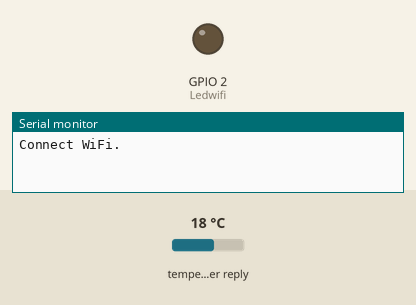
This program was run on a simulated ESP32. On the bench: output pins drawn as LEDs (lit = HIGH), the last lines printed to the serial monitor. Inputs (shaded band) come from the test bench; at power-on: temperature in the weather reply 18 °C. WiFi joins after 1.5 s; servers stay silent unless stated; the local clock reads 2024-03-15 10:24:30 at power-on unless the program sets it; web services answer with replies made up by the test bench.

Above: at 0.1 s.
At 2.3 s:
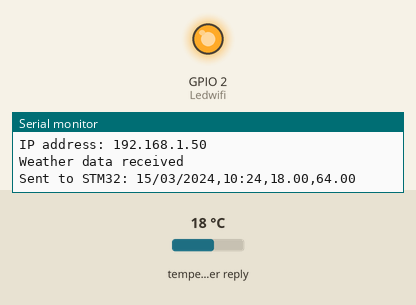
Timing chart, 0 to 3.8 s (numbered marks = the images above):
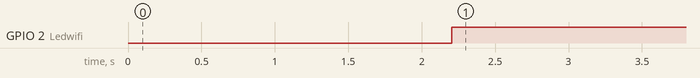

Measured:
- by itself, GPIO 2 (Ledwifi): LOW → HIGH at 2.2 s

The program:

main.cpp
```cpp
#include <Arduino.h>
#include <WiFi.h>
#include <HTTPClient.h>
#include <ArduinoJson.h>
#include "time.h"

const char* ssid = "";
const char* password = "";

#define Ledwifi 2
#define RESET_BUTTON 0  // chân bạn nối nút
const char* ntpServer = "pool.ntp.org";
const long gmtOffset_sec = 7 * 3600;  // UTC+7
const int daylightOffset_sec = 0;

String weatherApiKey = "e2029e14dfbb872bf7a67b3b8b03a3c5";
String weatherUrl = "http://api.openweathermap.org/data/2.5/weather?q=Hanoi&appid=" + weatherApiKey + "&units=metric";

void connectwifi(){
  WiFi.begin(ssid, password);
  unsigned long waittime = millis();
  while (WiFi.status() != WL_CONNECTED && millis() - waittime <= 5000)
  {
    Serial.print(".");
    delay(1000);
  }
  if (WiFi.status() == WL_CONNECTED)
  {
    Serial.println("\nWiFi connected");
    Serial.print("IP address: ");
    Serial.println(WiFi.localIP());
  }else
  {
    Serial.println("Failed to connect to WiFi");
  }
}

void setup() {
  Serial.begin(115200);
  pinMode(RESET_BUTTON, INPUT_PULLUP);  // dùng điện trở kéo lên nội bộ
  pinMode(Ledwifi , OUTPUT);
  Serial2.begin(9600, SERIAL_8N1, 16, 17);  // ESP32 TX=17 → STM32 RX

  Serial.print("Connect WiFi");
  connectwifi();

  configTime(gmtOffset_sec, daylightOffset_sec, ntpServer);
}

void loop() {

  if (digitalRead(RESET_BUTTON) == LOW) {  // nút được nhấn (nối xuống GND)
    Serial.println("Reset button pressed. Restarting...");
    delay(100);  // tránh nhiễu
    ESP.restart();  // reset phần mềm
  }

  if (WiFi.status() != WL_CONNECTED) {
    Serial.println("WiFi not connected. Reconnecting...");
    connectwifi();
    delay(1000);
    return;
  }

  // Lấy thời gian thực
  struct tm timeinfo;
  if (!getLocalTime(&timeinfo)) {
    Serial.println("Failed to obtain time");
    return;
  }

  char timeStr[32];
  strftime(timeStr, sizeof(timeStr), "%d/%m/%Y,%H:%M", &timeinfo);

  String temp = "N/A";
  String humi = "N/A";

  if (WiFi.status() == WL_CONNECTED) {
    HTTPClient http;
    http.begin(weatherUrl);
    int httpCode = http.GET();

    if (httpCode == 200) {
      String payload = http.getString();
      Serial.println("Weather data received");

      // Parse JSON
      const size_t capacity = 1024;
      DynamicJsonDocument doc(capacity);
      deserializeJson(doc, payload);

      float temperature = doc["main"]["temp"];
      int humidity = doc["main"]["humidity"];

      // Định dạng 2 chữ số thập phân
      temp = String(temperature, 2);  // TEMPxx.xx
      humi = String((float)humidity, 2);  // HUMIxx.xx
    } else {
      Serial.print("HTTP Error: ");
      Serial.println(httpCode);
    }
    http.end();
  }

  if (temp == "N/A" && humi == "N/A")
  {
    digitalWrite(Ledwifi, LOW);
  }else
  {
    digitalWrite(Ledwifi, HIGH);
  }

  String sendData = String(timeStr) + "," + temp + "," + humi + "\n";
  Serial2.print(sendData);
  Serial.print("Sent to STM32: ");
  Serial.print(sendData);

  delay(5000);  // 5 giây
}
```
